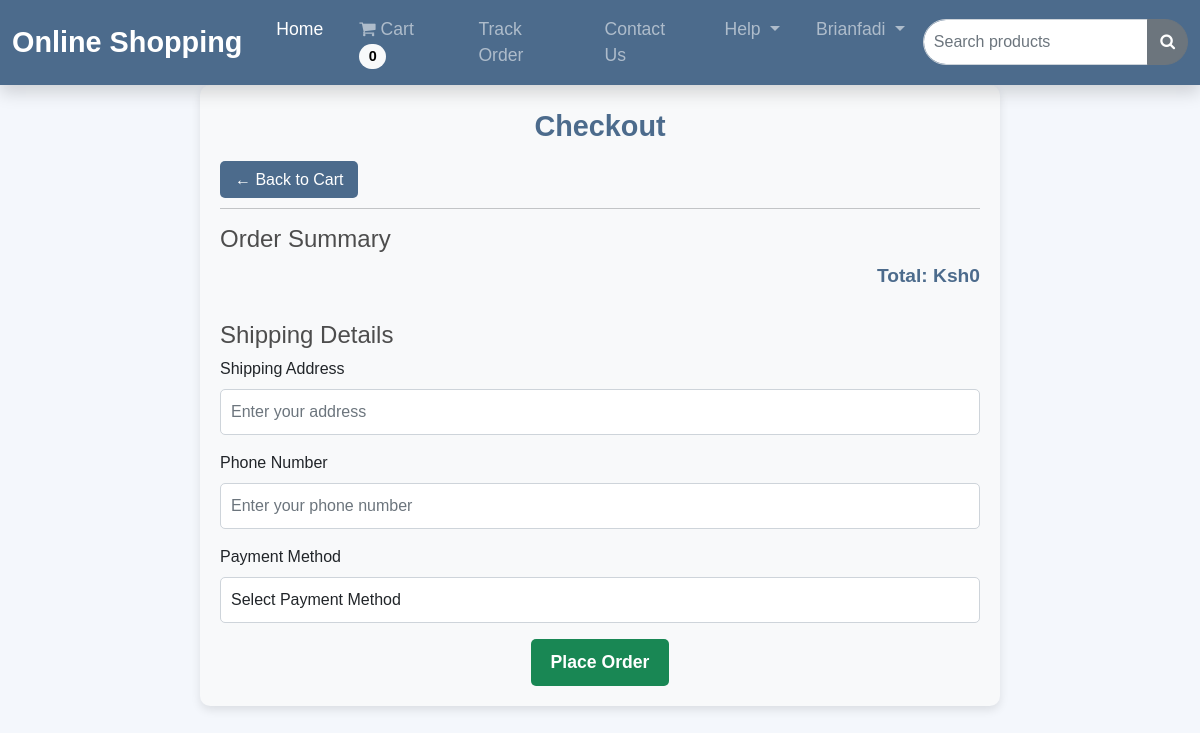
Before: /checkout/ (signed in) with the older database file.
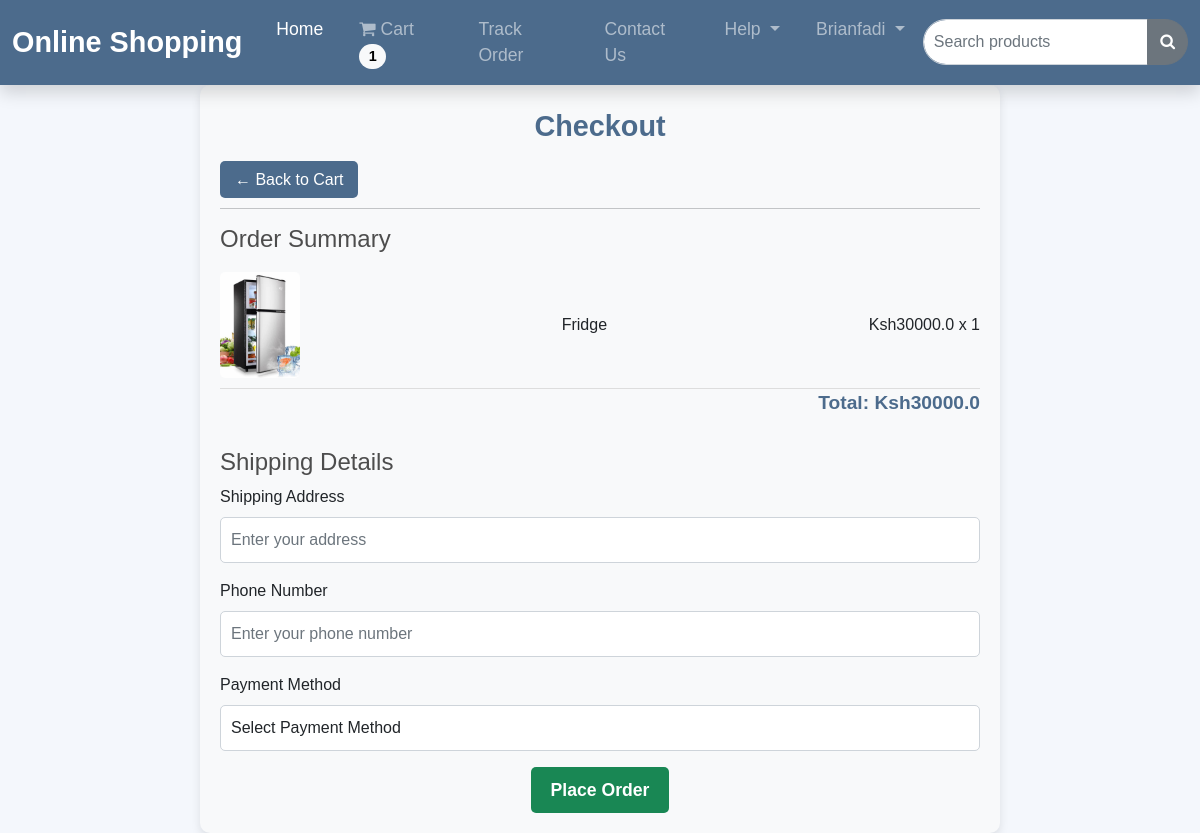
After: the same page with the newer database file.
### shop/models.py (models this page shows, shortened)
class Order(models.Model):
    customer = models.ForeignKey(Customer, on_delete=models.SET_NULL, null=True)
    date_ordered = models.DateTimeField(default=now)
    complete = models.BooleanField(default=False)
    @property
    def get_cart_total(self):
        orderitems = self.orderitem_set.all()
        total = sum([item.get_total for item in orderitems])
        return total
    @property
    def get_cart_items(self):
        orderitems = self.orderitem_set.all()
        total = sum([item.quantity for item in orderitems])
        return total

class OrderItem(models.Model):
    product = models.ForeignKey(Product, on_delete=models.SET_NULL, null=True)
    order = models.ForeignKey(Order, on_delete=models.SET_NULL, null=True)
    quantity = models.IntegerField(default=0)
    date_added = models.DateTimeField(default=now)
    @property
    def get_total(self):
        total = self.product.price * self.quantity
        return total

class Product(models.Model):
    name = models.CharField(max_length=100)
    price = models.FloatField()
    image = models.ImageField(upload_to="", default="")

### shop/views.py (the view, shortened to what this page needs)
# urls.py: path("checkout/", views.checkout, name="checkout"),
def checkout(request):
    data = cartData(request)
    items = data['items']
    order = data['order']
    cartItems = data['cartItems']
    total = order.get_cart_total
    return render(request, "shop/checkout.html", {'cartItems': cartItems, 'order': order, 'items': items})

### shop/inherit.py (called while the page is built)
def cartData(request):
    if request.user.is_authenticated:
        customer = request.user.customer
        order, created = Order.objects.get_or_create(customer=customer, complete=False)
        items = order.orderitem_set.all()
        cartItems = order.get_cart_items
    else:
        items = []
        order = {'get_cart_total':0, 'get_cart_items':0}
        cartItems = order['get_cart_items']
    return {'cartItems':cartItems, 'items':items, 'order':order}

### shop/templates/shop/checkout.html (shortened to what this page needs)
{% extends 'shop/base.html' %}
{% load static %}
{% block body %}
<div class="checkout-container">
    <div class="checkout-header">Checkout</div>
    <a class="btn-back" href="/cart/">&#x2190; Back to Cart</a>
    <hr>
    <div class="order-summary">
        <h4>Order Summary</h4>
        {% for item in items %}
        <div class="order-item">
            <img src="{{ item.product.image.url }}" alt="{{ item.product.name }}">
            <div>{{ item.product.name }}</div>
            <div>Ksh{{ item.product.price }} x {{ item.quantity }}</div>
        </div>
        {% endfor %}
        <div class="order-total">Total: Ksh{{ order.get_cart_total }}</div>
    </div>
    <form method="POST">
        <h4>Shipping Details</h4>
        <div class="mb-3">
            <label for="address" class="form-label">Shipping Address</label>
            <input type="text" class="form-control" name="address" id="address" placeholder="Enter your address" required>
        </div>
        <div class="mb-3">
            <label for="phone_number" class="form-label">Phone Number</label>
            <input type="text" class="form-control" name="phone_number" id="phone_number" placeholder="Enter your phone number" required>
        </div>
        <div class="mb-3">
    <label for="payment" class="form-label">Payment Method</label>
    <select class="form-control" name="payment" id="payment" required>
        <option value="">Select Payment Method</option>
    </select>
</div>
        <div class="text-center">
            <button type="submit" class="btn-submit">Place Order</button>
        </div>
    </form>
</div>
{% endblock %}

### shop/templates/shop/base.html (shortened to what this page needs)
<!doctype html>
<html lang="en">
<head>
    <link href="https://cdn.jsdelivr.net/npm/bootstrap@5.0.2/dist/css/bootstrap.min.css" rel="stylesheet"
>
    <link rel="stylesheet" href="https://cdnjs.cloudflare.com/ajax/libs/font-awesome/4.7.0/css/font-awesome.min.css">
</head>
<body style="background: #f4f7fc; font-family: 'Arial', sans-serif;">
 <nav class="navbar navbar-expand-lg navbar-dark sticky-top shadow" style="background-color: #4C6B8C;">
    <div class="container-fluid">
        <a class="navbar-brand" href="/" style="font-size: 1.8rem; font-weight: bold;">Online Shopping</a>
        <div class="collapse navbar-collapse" id="navbarContent">
            <ul class="navbar-nav me-auto mb-2 mb-lg-0">
                <li class="nav-item">
                    <a class="nav-link active" href="/" style="font-size: 1.1rem;">Home</a>
                </li>
                <li class="nav-item">
                    <a class="nav-link" href="/cart/" style="font-size: 1.1rem; position: relative;">
                        <i class="fa fa-shopping-cart"></i> Cart
                        <span class="badge bg-light rounded-pill" id="cart-count" style="color: black">
                            {{ cartItems }}
                        </span>
                    </a>
                </li>
                <li class="nav-item">
                    <a class="nav-link" href="/tracker/" style="font-size: 1.1rem;">Track Order</a>
                </li>
                <li class="nav-item">
                    <a class="nav-link" href="/contact/" style="font-size: 1.1rem;">Contact Us</a>
                </li>
                <li class="nav-item dropdown">
                    <a class="nav-link dropdown-toggle" href="#" id="helpDropdown" role="button" data-bs-toggle="dropdown" aria-expanded="false" style="font-size: 1.1rem;">
                        Help
                    </a>
                </li>
                {% if not request.user.is_authenticated %}
                <li class="nav-item">
                    <a class="nav-link" href="/register/" style="font-size: 1.1rem;">Register</a>
                </li>
                <li class="nav-item">
                    <a class="nav-link" href="/login/" style="font-size: 1.1rem;">Login</a>
                </li>
                {% else %}
                <li class="nav-item dropdown">
                    <a class="nav-link dropdown-toggle" href="#" id="accountDropdown" role="button" data-bs-toggle="dropdown" aria-expanded="false" style="font-size: 1.1rem;">
                        {{ request.user }}
                    </a>
                </li>
                {% endif %}
            </ul>
            <form class="d-flex" method="POST" action="/search/">
                <div class="input-group">
                    <input class="form-control" type="search" name="search" placeholder="Search products" aria-label="Search" style="border-radius: 30px 0 0 30px;">
                    <button class="btn btn-secondary" type="submit" style="border-radius: 0 30px 30px 0;">
                        <i class="fa fa-search"></i>
                    </button>
                </div>
            </form>
        </div>
    </div>
</nav>
    {% block body %}
    {% endblock %}
</body>
</html>

Changed rows visible on the page:
no longer on this page (row edited): Order: get_cart_total "0"
added OrderItem: product.image (picture), product.name "Fridge", product.price "30000.0", quantity "1"
added Order: get_cart_total "30000.0"
Other visible differences:
{{ cartItems }}: "0" → "1"
